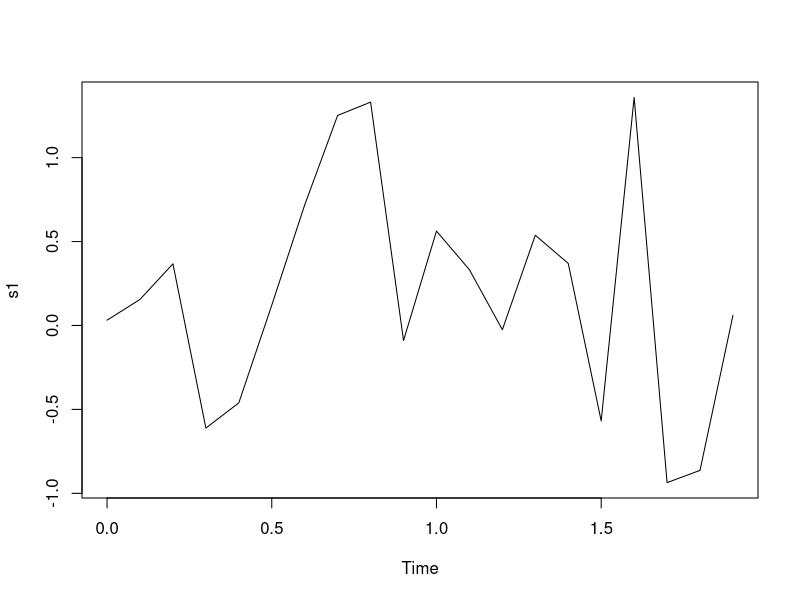

Reproduce this figure in R.
## ---- chunk 1
knitr::opts_chunk$set(echo = TRUE)
library(tidyverse)
library(lubridate)
## ---- chunk 2
today <- Sys.Date()
now <- Sys.time()

today
now

class(today)
class(now)
## ---- chunk 3
t1 <- dmy("01-01-2023")
t1
t2 <- ymd("2023-6-10")
t2
t3 <- ymd_hm("2023/6/1 10:30")
t3
## ---- chunk 4
year(t1)
month(t2)
wday(t3)
## ---- chunk 5
(today - t1) %>% as.numeric()
## ---- chunk 6
now + months(2)
## ---- chunk 7
ceiling_date(today, "weeks")
## ---- chunk 8
seq(today, to= today + months(1), by="2 days")
seq(now, to=now + minutes(2), by="13 secs")
## ---- chunk 9
options(digits.secs = 3) # fino all millisecondo
## ---- chunk 10
s1 <- ts(rnorm(20), start = 0, frequency = 10)
s1
## ---- chunk 11
ts(rnorm(20), start = c(2023, 11), frequency = 12)
## ---- chunk 12
plot(s1)
## ---- chunk 13
start(s1)
end(s1)
frequency(s1)
## ---- chunk 14
as.numeric(s1)
## ---- chunk 15
time(s1)
